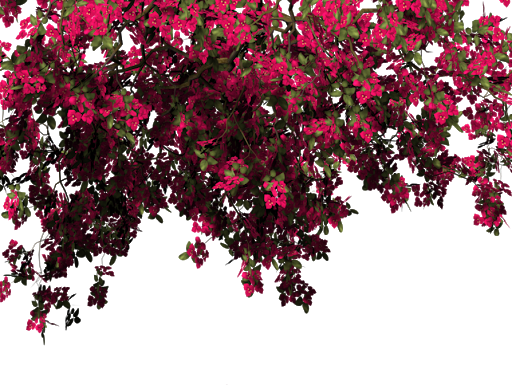
#> input picture overlay/1.png, 512 x 385 px
$ python -i generator.py   (imports and definitions only)
#> lines starting #> are read from the running program, lines starting #| are printed output that depends on the picture
#> further down, picture is the input picture: PIL image 512x385 RGBA; mean R, G, B, A 49.6, 15.8, 21.5, 139.4
""" Created by MrBBS """
# 4/14/2021
# -*-encoding:utf-8-*-

from PIL import Image, ImageDraw, ImageFont, ImageOps, ImageFilter, ImageChops
import cv2
from tqdm import tqdm
import random
import numpy as np
from pathlib import Path
from termcolor import colored
import string
import os
import warnings
# from gen_text import gen_email, gen_phone, gen_address
from threading import Thread

# [2 lines not run here, left out]
vocab = 'aAàÀảẢãÃáÁạẠăĂằẰẳẲẵẴắẮặẶâÂầẦẩẨẫẪấẤậẬbBcCdDđĐeEèÈẻẺẽẼéÉẹẸêÊềỀểỂễỄếẾệỆfFgGhHiIìÌỉỈĩĨíÍịỊjJkKlLmMnNoOòÒỏỎõÕóÓọỌôÔồỒổỔỗỖốỐộỘơƠờỜởỞỡỠớỚợỢpPqQrRsStTuUùÙủỦũŨúÚụỤưƯừỪửỬữỮứỨựỰvVwWxXyYỳỲỷỶỹỸýÝỵỴzZ0123456789!"#$%&\'()*+,-./:;<=>?@[\\]^_`{|}~\t '

def print_error(name, mess=None):
    print(colored('\n[ERROR]', 'red'), name + ':', mess)


# [165 lines left out: functions print_info, get_font, random_color, get_gradient_2d, get_gradient_3d, choice_background and 3 more, not called in this run]


def invert_color_image(image):
    if image.mode == 'RGBA':
        r, g, b, a = image.split()
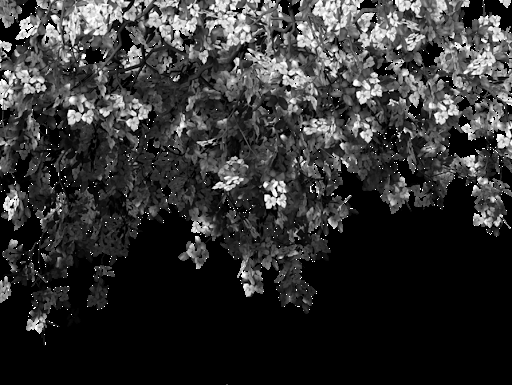
#> r: PIL image 512x385 L; min 0, max 255, mean 49.6
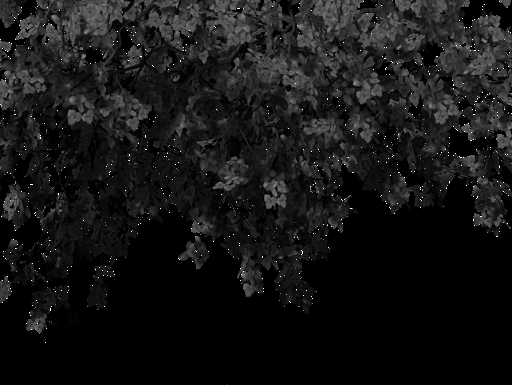
#> b: PIL image 512x385 L; min 0, max 255, mean 21.5
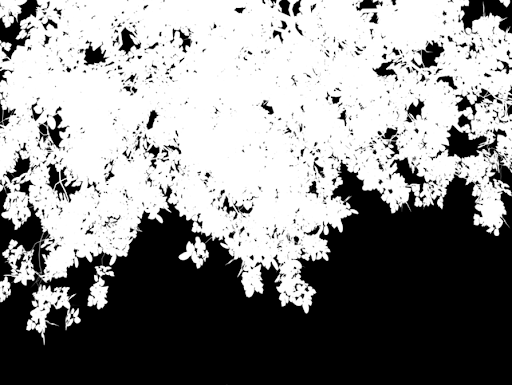
#> a: PIL image 512x385 L; min 0, max 255, mean 139.4
        rgb_image = Image.merge('RGB', (r, g, b))
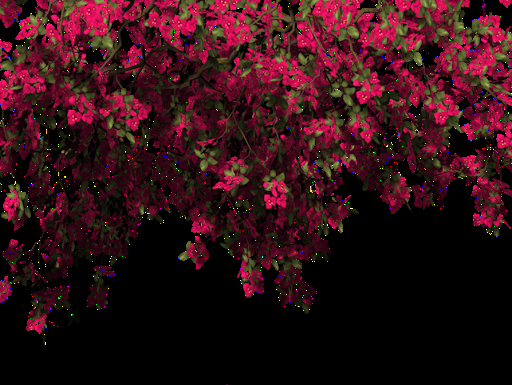
#> rgb_image: PIL image 512x385 RGB; mean R, G, B 49.6, 15.8, 21.5
        inverted_image = ImageOps.invert(rgb_image)
        r2, g2, b2 = inverted_image.split()
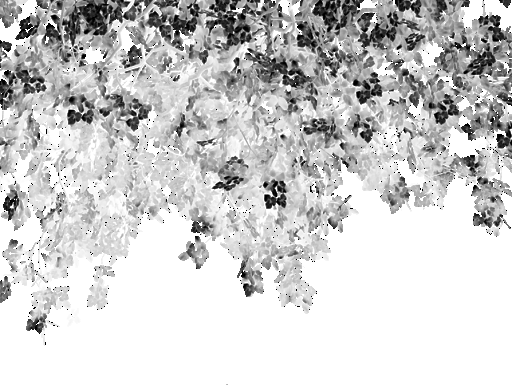
#> r2: PIL image 512x385 L; min 0, max 255, mean 205.4
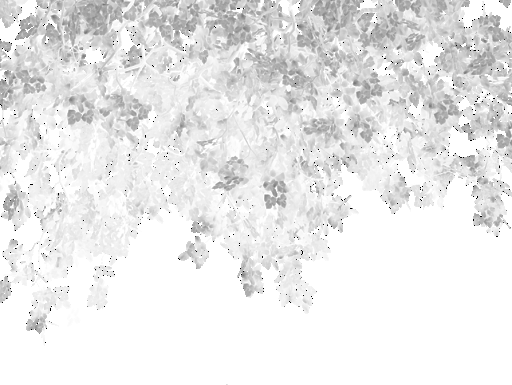
#> b2: PIL image 512x385 L; min 0, max 255, mean 233.5
        result = Image.merge('RGBA', (r2, g2, b2, a))
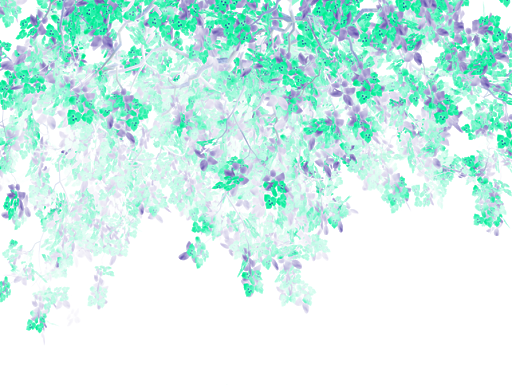
#> result: PIL image 512x385 RGBA; mean R, G, B, A 205.4, 239.2, 233.5, 139.4; transparent parts drawn white
    else:
        result = ImageOps.invert(image)
    return result


count_train = 0
count_test = 0
no_folder = 0
count_all = 0
count_flag = 0
characters = set()
char = string.ascii_letters + string.digits

# [64 lines left out: functions generator, run_gen, not called in this run]


# [23 lines not run here, left out]

>>> from PIL import Image
>>> picture = Image.open('overlay/1.png')
>>> result = invert_color_image(picture)
